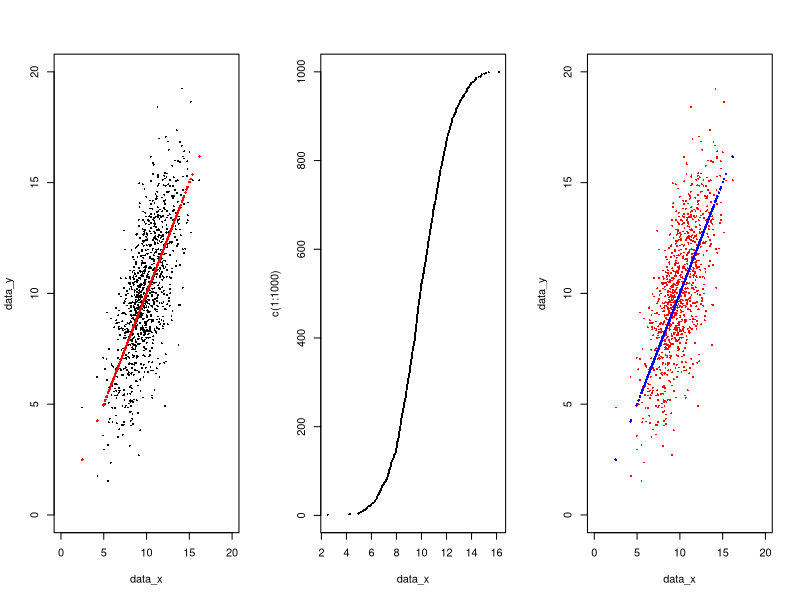

This chart was generated by the following R code:
### file that used to test my GitHub account
###	2018.02.24

# generate artificial data for galaxy plot
data_x <- sort(c(rnorm(n = 1000, mean = 10, sd = 2)))
data_y <- sapply(data_x, function(x){x+rnorm(1, mean=0, sd=2)})

# two plots on one page
par(mfrow=c(1,3))

# plot 1
plot(data_x, data_y, pch=16, cex=0.4, ylim=c(0,20), xlim=c(0,20))
points(data_x, data_x, pch=16, cex=0.5, col="red")

#plot 2
plot(data_x, c(1:1000), pch=16, cex=0.4)

# plot 3
plot(data_x, data_y, pch=16, cex=0.4, ylim=c(0,20), xlim=c(0,20), col="red")
points(data_x, data_x, pch=16, cex=0.5, col="blue")

# enjoy
